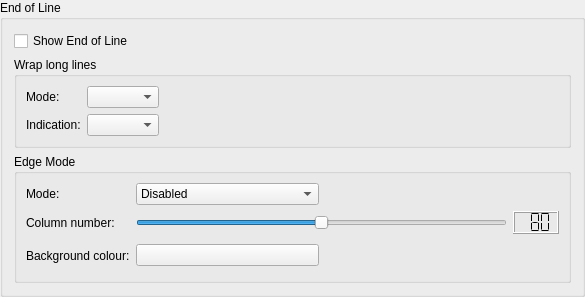
    <widget class="QGroupBox" name="groupBox_7">
     <property name="title">
      <string>End of Line</string>
     </property>
     <layout class="QVBoxLayout" name="verticalLayout_4">
      <item>
       <widget class="QCheckBox" name="eolCheckBox">
        <property name="toolTip">
         <string>Select whether end of line shall be shown</string>
        </property>
        <property name="text">
         <string>Show End of Line</string>
        </property>
       </widget>
      </item>
      <item>
       <widget class="QGroupBox" name="wrapLongLinesGroup">
        <property name="toolTip">
         <string/>
        </property>
        <property name="title">
         <string>Wrap long lines</string>
        </property>
        <property name="checkable">
         <bool>false</bool>
        </property>
        <layout class="QGridLayout" name="gridLayout_7">
         <item row="0" column="0">
          <widget class="QLabel" name="textLabel1_15">
           <property name="text">
            <string>Mode:</string>
           </property>
          </widget>
         </item>
         <item row="0" column="1">
          <widget class="QComboBox" name="wrapModeComboBox">
           <property name="toolTip">
            <string>Select the wrap mode for long lines</string>
           </property>
          </widget>
         </item>
         <item row="0" column="2">
          <spacer name="horizontalSpacer_2">
           <property name="orientation">
            <enum>Qt::Horizontal</enum>
           </property>
           <property name="sizeHint" stdset="0">
            <size>
             <width>400</width>
             <height>20</height>
            </size>
           </property>
          </spacer>
         </item>
         <item row="1" column="0">
          <widget class="QLabel" name="label_5">
           <property name="text">
            <string>Indication:</string>
           </property>
          </widget>
         </item>
         <item row="1" column="1">
          <widget class="QComboBox" name="wrapVisualComboBox">
           <property name="toolTip">
            <string>Select, how wrapped lines are indicated</string>
           </property>
          </widget>
         </item>
        </layout>
       </widget>
      </item>
      <item>
       <widget class="QGroupBox" name="groupBox_9">
        <property name="title">
         <string>Edge Mode</string>
        </property>
        <layout class="QGridLayout" name="_13">
         <item row="0" column="2" colspan="2">
          <spacer>
           <property name="orientation">
            <enum>Qt::Horizontal</enum>
           </property>
           <property name="sizeType">
            <enum>QSizePolicy::Expanding</enum>
           </property>
           <property name="sizeHint" stdset="0">
            <size>
             <width>211</width>
             <height>20</height>
            </size>
           </property>
          </spacer>
         </item>
         <item row="2" column="2" colspan="2">
          <spacer>
           <property name="orientation">
            <enum>Qt::Horizontal</enum>
           </property>
           <property name="sizeType">
            <enum>QSizePolicy::Expanding</enum>
           </property>
           <property name="sizeHint" stdset="0">
            <size>
             <width>201</width>
             <height>31</height>
            </size>
           </property>
          </spacer>
         </item>
         <item row="2" column="1">
          <widget class="QPushButton" name="edgeBackgroundColorButton">
           <property name="minimumSize">
            <size>
             <width>100</width>
             <height>0</height>
            </size>
           </property>
           <property name="toolTip">
            <string>Select the colour for the edge marker.</string>
           </property>
           <property name="text">
            <string/>
           </property>
          </widget>
         </item>
         <item row="2" column="0">
          <widget class="QLabel" name="TextLabel13_3_2_2">
           <property name="text">
            <string>Background colour:</string>
           </property>
          </widget>
         </item>
         <item row="1" column="1" colspan="2">
          <widget class="QSlider" name="edgeLineColumnSlider">
           <property name="sizePolicy">
            <sizepolicy hsizetype="Expanding" vsizetype="Fixed">
             <horstretch>11</horstretch>
             <verstretch>0</verstretch>
            </sizepolicy>
           </property>
           <property name="toolTip">
            <string>Move to set the edge column.</string>
           </property>
           <property name="minimum">
            <number>0</number>
           </property>
           <property name="maximum">
            <number>160</number>
           </property>
           <property name="value">
            <number>80</number>
           </property>
           <property name="orientation">
            <enum>Qt::Horizontal</enum>
           </property>
           <property name="tickInterval">
            <number>10</number>
           </property>
          </widget>
         </item>
         <item row="1" column="3">
          <widget class="QLCDNumber" name="edgeLineColumnLCD">
           <property name="sizePolicy">
            <sizepolicy hsizetype="Minimum" vsizetype="Minimum">
             <horstretch>1</horstretch>
             <verstretch>0</verstretch>
            </sizepolicy>
           </property>
           <property name="toolTip">
            <string>Displays the selected tab width.</string>
           </property>
           <property name="digitCount">
            <number>3</number>
           </property>
           <property name="segmentStyle">
            <enum>QLCDNumber::Flat</enum>
           </property>
           <property name="value" stdset="0">
            <double>80.000000000000000</double>
           </property>
          </widget>
         </item>
         <item row="1" column="0">
          <widget class="QLabel" name="TextLabel13_3_2">
           <property name="text">
            <string>Column number:</string>
           </property>
          </widget>
         </item>
         <item row="0" column="0">
          <widget class="QLabel" name="textLabel1_14">
           <property name="text">
            <string>Mode:</string>
           </property>
          </widget>
         </item>
         <item row="0" column="1">
          <widget class="QComboBox" name="edgeModeCombo">
           <property name="sizePolicy">
            <sizepolicy hsizetype="Minimum" vsizetype="Fixed">
             <horstretch>0</horstretch>
             <verstretch>0</verstretch>
            </sizepolicy>
           </property>
           <item>
            <property name="text">
             <string>Disabled</string>
            </property>
           </item>
           <item>
            <property name="text">
             <string>Draw Line</string>
            </property>
           </item>
           <item>
            <property name="text">
             <string>Change Background Colour</string>
            </property>
           </item>
          </widget>
         </item>
        </layout>
       </widget>
      </item>
     </layout>
    </widget>
